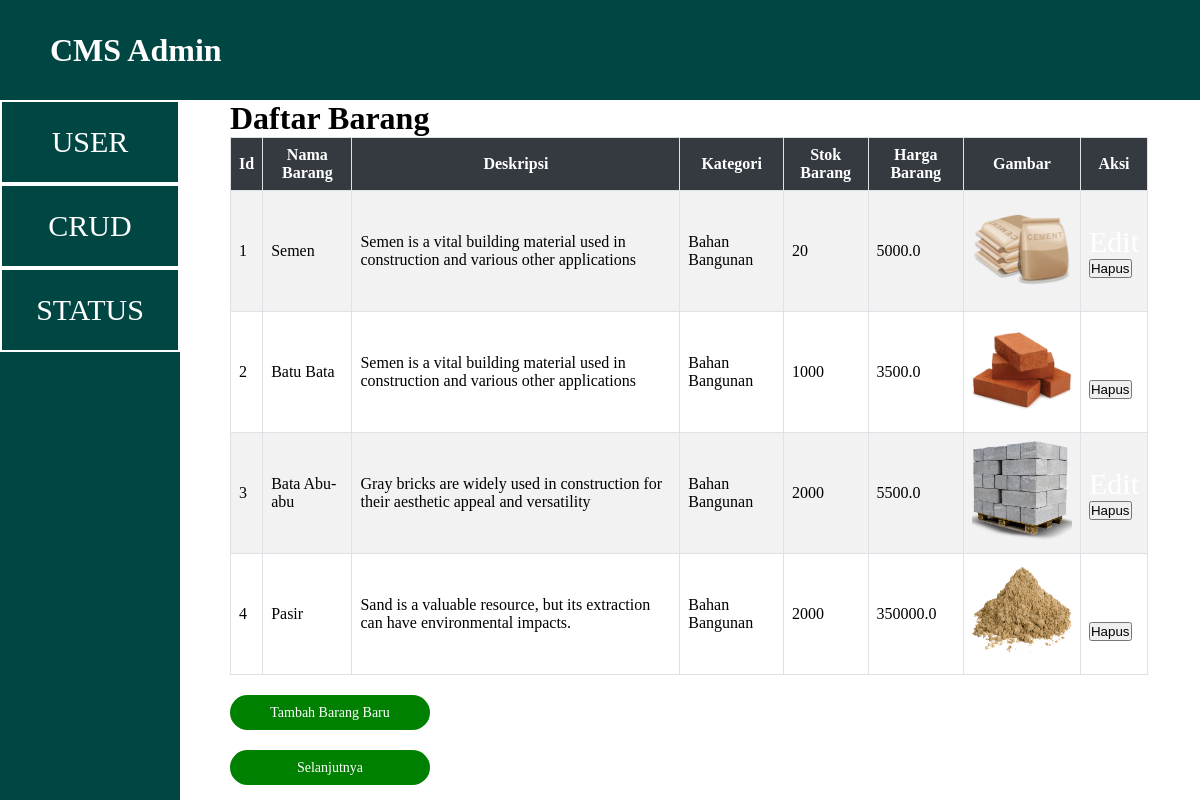
Screenshot of /admin_crud with the database file from the repository.
### models/product.py (models this page shows)
class Product(db.Model):
    __tablename__ = 'product'
    id_product = db.Column(db.Integer, primary_key=True)
    name = db.Column(db.String(100))
    desc = db.Column(db.String(100))
    category = db.Column(db.String(100))
    quantityInStock = db.Column(db.Integer)
    price = db.Column(db.Float)
    picture = db.Column(db.String(100))

### app.py (the view)
@app.route("/admin_crud")
def admin_crud():
    barang_list = Product.query.all()
    return render_template('admin_crud.html', barang_list=barang_list)

### templates/admin_crud.html (shortened to what this page needs)
<!DOCTYPE html>
<html lang="en">
<head>
    <link rel="stylesheet" type="text/css" href="{{ url_for('static', filename='css/crud_admin.css') }}">
</head>
<body>
    <div class="navbar">
        <h1>CMS Admin</h1>
    </div>
    <div class="container">
        <div class="bar-left">
            <div class="nav-user">
                <a href="{{ url_for('admin_user') }}">USER</a>
            </div>
            <div class="nav-user">
                <a href="{{ url_for('admin_crud') }}">CRUD</a>
            </div>
            <div class="nav-user">
                <a href="{{ url_for('admin_status') }}">STATUS</a>
            </div>
        </div>
        <div class="bar-right">
            <h1>Daftar Barang</h1>
            <table>
                <tr>
                    <th>Id</th>
                    <th>Nama Barang</th>
                    <th>Deskripsi</th>
                    <th>Kategori</th>
                    <th>Stok Barang</th>
                    <th>Harga Barang</th>
                    <th>Gambar</th>
                    <th>Aksi</th>
                </tr>
                {% set items_per_page = 4 %}
                {% set offset = request.args.get('offset', 0) | int %}
                {% set start = offset %}
                {% set end = offset + items_per_page %}
                {% for barang in barang_list[start:end] %}
                <tr>
                    <td>{{ barang.id_product }}</td>
                    <td>{{ barang.name }}</td>
                    <td>{{ barang.desc }}</td>
                    <td>{{ barang.category }}</td>
                    <td>{{ barang.quantityInStock }}</td>
                    <td>{{ barang.price }}</td>
                    <td><img src="{{ url_for('static', filename='unggah/'+ barang.picture) }}" width="100" height="100"></td>
                    <td>
                        <a href="/edit/{{ barang.id_product }}">Edit</a>
                        <form method="POST" action="/delete/{{ barang.id_product }}" onsubmit="return confirm('Are you sure you want to delete this item?');">
                            <button type="submit">Hapus</button>
                        </form>
                    </td>
                </tr>
                {% endfor %}
            </table>
            <div class="button-main">
                <a class="button-1" href="/add">Tambah Barang Baru</a>
                {% if end < barang_list|length %}
                <a class="button" href="{{ url_for('admin_crud', offset=end) }}">Selanjutnya</a>
                {% endif %}
            </div>
        </div>
    </div>
</body>
</html>

### static/css/crud_admin.css (style rules this page uses)
* { padding: 0; margin: 0; }
.navbar { display: flex; align-items: center; color: white; background-color: #004643; height: 100px; width: 100%; }
h1 { margin-left: 50px; }
.container { display: flex; width: 100%; height: 700px; }
.bar-left { width: 15%; background-color: #004643; }
.nav-user { background-color: #004643; height: 80px; align-items: center; display: flex; justify-content: center; border: 2px solid white; }
a { color: white; font-size: 30px; text-decoration: none; }
.bar-right { width: 85%; }
table { margin-left: 50px; border-collapse: collapse; width: 90%; }
th, td { border: 1px solid #dee2e6; padding: 8px; }
th { background-color: #343a40; color: #fff; font-weight: bold; }
tr:nth-child(even) { background-color: #f2f2f2; }
tr:nth-child(odd) { background-color: #fff; }
.button-main { margin-left: 50px; }
.button { border-radius: 20px; margin-top: 20px; width: 200px; height: 35px; background-color: green; }
a.button { display: flex; justify-content: center; align-items: center; font-size: 14px; }
.button-1 { border-radius: 20px; margin-top: 20px; margin-left: 0px; width: 200px; height: 35px; background-color: green; }
a.button-1 { display: flex; justify-content: center; align-items: center; font-size: 14px; }

### rows the page displays
Product: id_product "1", name "Semen", desc "Semen is a vital building material used in construction and various other applications", category "Bahan Bangunan", quantityInStock "20", price "5000.0", picture (picture)
Product: id_product "2", name "Batu Bata", desc "Semen is a vital building material used in construction and various other applications", category "Bahan Bangunan", quantityInStock "1000", price "3500.0", picture (picture)
Product: id_product "3", name "Bata Abu-abu", desc "Gray bricks are widely used in construction for their aesthetic appeal and versatility", category "Bahan Bangunan", quantityInStock "2000", price "5500.0", picture (picture)
Product: id_product "4", name "Pasir", desc "Sand is a valuable resource, but its extraction can have environmental impacts.", category "Bahan Bangunan", quantityInStock "2000", price "350000.0", picture (picture)
